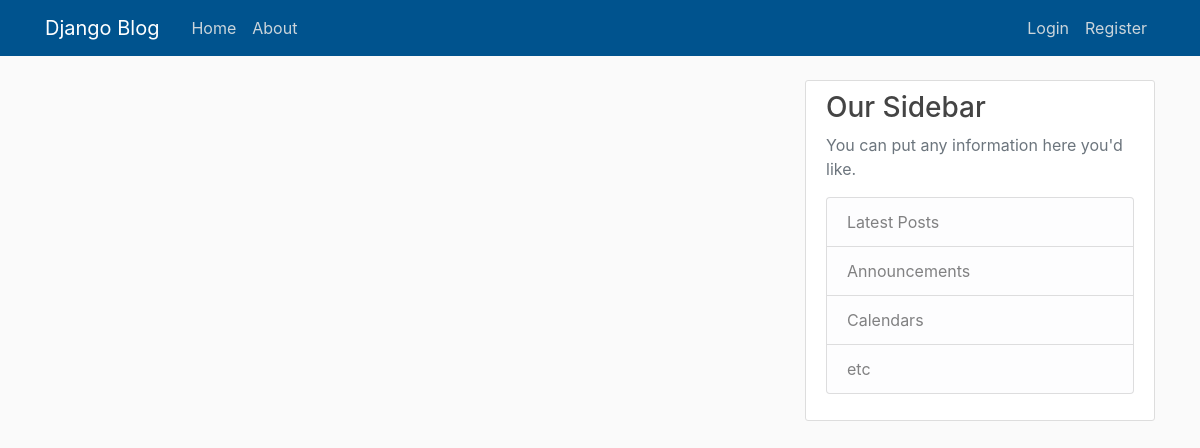
The app's page /, older data.
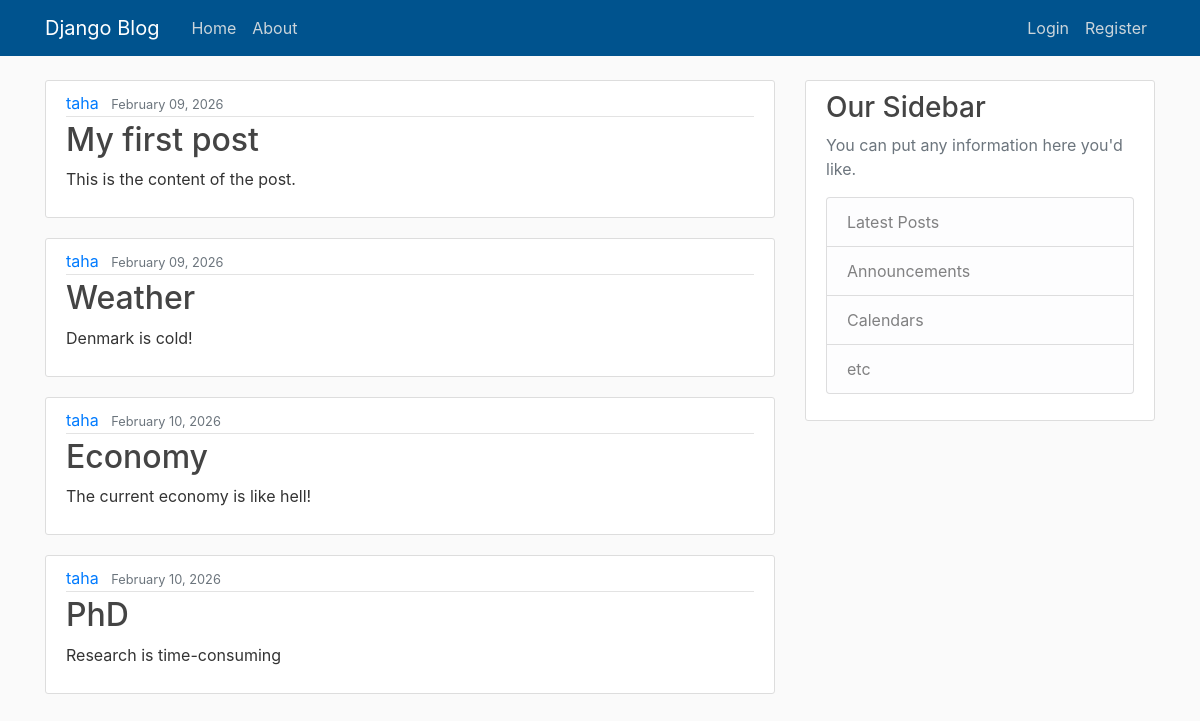
The same page, newer data.
### blog/models.py (models this page shows, shortened)
class Post(models.Model):
    title = models.CharField(max_length=100) # character field with max length 100
    content = models.TextField() # text field for long text
    date_posted = models.DateTimeField(default=timezone.now) # date and time field with default value as current time
    author = models.ForeignKey(User, on_delete=models.CASCADE) # foreign key to User model

### blog/views.py (the view)
# urls.py: path('', views.home, name='blog-home'),
def home(request):
    context = {
        'posts': Post.objects.all()
    }
    return render(request, 'blog/home.html', context) # Render the home.html template with posts context

### blog/templates/blog/home.html
{% extends 'blog/base.html' %}
{% block content %}
{% for post in posts %}
        <article class="media content-section">
          <div class="media-body">
            <div class="article-metadata">
              <a class="mr-2" href="#">{{ post.author }}</a>
              <small class="text-muted">{{ post.date_posted|date:"F d, Y" }}</small>
            </div>
            <h2><a class="article-title" href="#">{{ post.title }}</a></h2>
            <p class="article-content">{{ post.content }}</p>
          </div>
        </article>
    {% endfor %}
{% endblock content %}

### blog/templates/blog/base.html (shortened to what this page needs)
{% load static %}
<!DOCTYPE html>
<html>
<head>
    <link rel="stylesheet" href="https://maxcdn.bootstrapcdn.com/bootstrap/4.0.0/css/bootstrap.min.css">
    <link rel="stylesheet" type="text/css" href="{% static 'blog/main.css' %}">
</head>
<body>
    <header class="site-header">
        <nav class="navbar navbar-expand-md navbar-dark bg-steel fixed-top">
            <div class="container">
            <a class="navbar-brand mr-4" href="{% url 'blog-home' %}">Django Blog</a>
            <div class="collapse navbar-collapse" id="navbarToggle">
                <div class="navbar-nav mr-auto">
                <a class="nav-item nav-link" href="{% url 'blog-home' %}">Home</a>
                <a class="nav-item nav-link" href="{% url 'blog-about' %}">About</a>
                </div>
                <div class="navbar-nav">
                {% if user.is_authenticated %}
                  <div style="display: flex; align-items: center;">
                    <a class="nav-item nav-link" href="{% url 'users-profile' %}">Profile</a>
                    <form action="{% url 'users-logout' %}" method="post" style="display:inline; margin:0;">
                      {% csrf_token %}
                      <button type="submit" class="nav-item nav-link btn btn-link" style="display:inline; padding:0; margin-left:10px;">Logout</button>
                    </form>
                  </div>
                {% else %}
                  <a class="nav-item nav-link" href="{% url 'users-login' %}">Login</a>
                  <a class="nav-item nav-link" href="{% url 'users-register' %}">Register</a>
                {% endif %}
                </div>
            </div>
            </div>
        </nav>
    </header>
    <main role="main" class="container">
      <div class="row">
        <div class="col-md-8">
          {% block content %}{% endblock %}
        </div>
        <div class="col-md-4">
          <div class="content-section">
            <h3>Our Sidebar</h3>
            <p class='text-muted'>You can put any information here you'd like.
              <ul class="list-group">
                <li class="list-group-item list-group-item-light">Latest Posts</li>
                <li class="list-group-item list-group-item-light">Announcements</li>
                <li class="list-group-item list-group-item-light">Calendars</li>
                <li class="list-group-item list-group-item-light">etc</li>
              </ul>
            </p>
          </div>
        </div>
      </div>
    </main>
</body>
</html>

### blog/static/blog/main.css (style rules this page uses)
body { background: #fafafa; color: #333333; margin-top: 5rem; }
h1, h2, h3, h4, h5, h6 { color: #444444; }
ul { margin: 0; }
.bg-steel { background-color: #00538e; }
.site-header .navbar-nav .nav-link { color: #cbd5db; }
.content-section { background: #ffffff; padding: 10px 20px; border: 1px solid #dddddd; border-radius: 3px; margin-bottom: 20px; }
.article-title { color: #444444; }
.article-content { white-space: pre-line; }
.article-metadata { padding-bottom: 1px; margin-bottom: 4px; border-bottom: 1px solid #e3e3e3 }

Row changes from the older to the newer data that the page shows:
added Post: author "taha", date_posted "February 09, 2026", title "My first post", content "This is the content of the post."
added Post: author "taha", date_posted "February 09, 2026", title "Weather", content "Denmark is cold!"
added Post: author "taha", date_posted "February 10, 2026", title "Economy", content "The current economy is like hell!"
added Post: author "taha", date_posted "February 10, 2026", title "PhD", content "Research is time-consuming"
